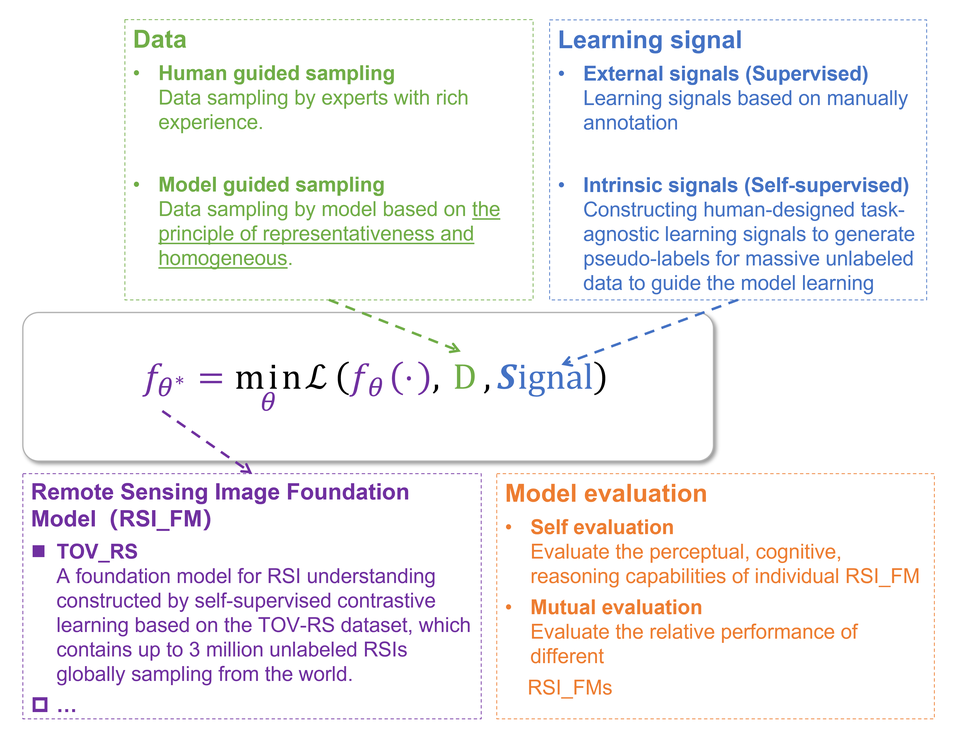
#> input picture big_picture.png, 953 x 740 px, shrunk from 3857 x 2994 before the run
$ python -i dldata.py   (imports and definitions only)
#> lines starting #> are read from the running program, lines starting #| are printed output that depends on the picture
#> further down, picture is the input picture: shape (740, 953, 3); mean B, G, R 245, 243.6, 244.6
'''
Tools collection of Data(np.ndarray) processing.

Version 1.0  2018-04-03 15:44:13 by QiJi
Version 1.5  2018-04-07 22:34:53 by QiJi
Version 2.0  2018-04-11 09:43:47 by QiJi
    Add MyData class, rename this model names and some functions name
Version 3.0  2018-10-25 16:59:23 by QiJi
'''
import os
import sys
import cv2
import numpy as np
from tqdm import tqdm
from dl_tools.basictools.fileop import filelist


# [62 lines left out: functions get_label_info, compute_class_weights, not called in this run]


# **********************************************
# *********** Data Post-treatment **************
# **********************************************
def bwmorph(image, kernel_1=None, kernel_2=None):
    '''
    Do BW morphologic pocessing in label.

    Args:
        image: Tnput image, better be [HW].(also support [HW1] and [HWC])
        kernel_1: The kernel for closses

    Returns:
        image: [HW] label

    Notice: If input label is a multiply channel img, will only keep
        its first channel, then do morphologic pocessing.
    '''
    kernel_0 = np.array([[0, 0, 1, 0, 0],
                         [0, 1, 1, 1, 0],
                         [1, 1, 1, 1, 1],
                         [0, 1, 1, 1, 0],
                         [0, 0, 1, 0, 0]],
                        dtype=np.uint8)
    if kernel_1 is None:
        kernel_1 = kernel_0
    if kernel_2 is None:
        kernel_2 = kernel_0

    if len(image.shape) > 2:
        if image.shape[2] == 3:
            image = image[:, :, 0]
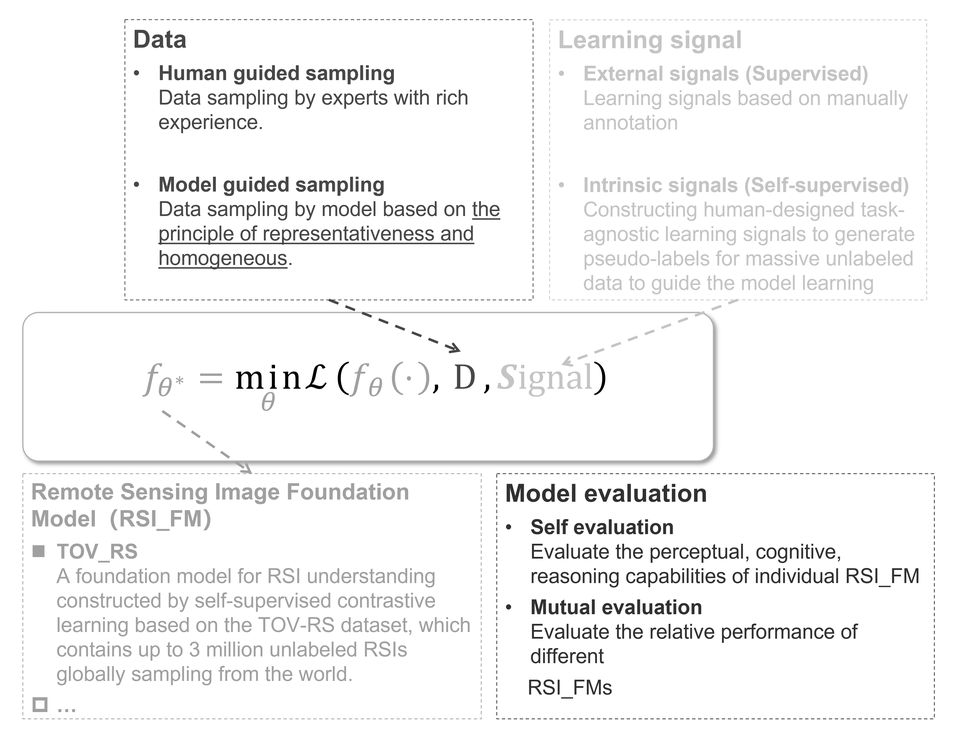
#> image: shape (740, 953); min 0, max 255, mean 245
        elif image.shape[2] == 1:
            image = image[:, :, 0]
        else:
            ValueError("What a fucking image U choose?")

    # 闭运算-用[5x5](默认)kernel连接细小断裂
    image = cv2.erode(cv2.dilate(image, kernel_1), kernel_1)
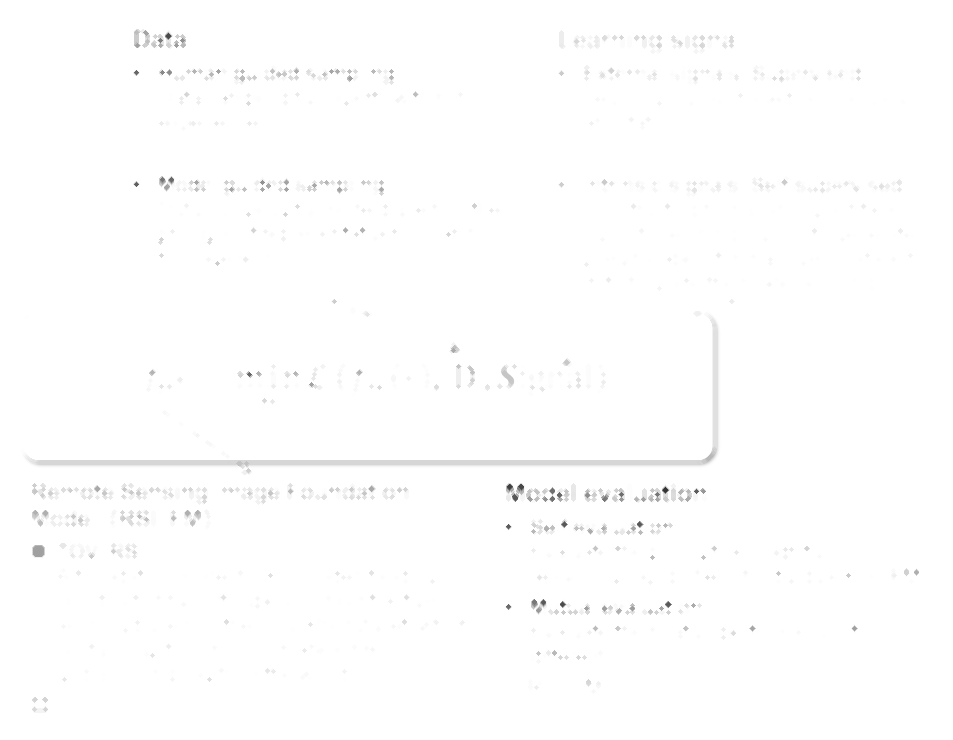
#> image: shape (740, 953); min 52, max 255, mean 253.9

    # 开运算-用[5x5]kernel去除细微噪点
    # kernel = np.ones([5, 5], dtype=np.uint8)
    image = cv2.dilate(cv2.erode(image, kernel_2), kernel_2)

    return image


# [147 lines left out: functions vote_combine, modefilter, data_statistics, spilt_dataset, MorphologicPostTreate, not called in this run]


def main():
    pass


# [5 lines not run here, left out]

>>> import cv2
>>> picture = cv2.imread('../../../big_picture.png')
>>> result = bwmorph(picture)
